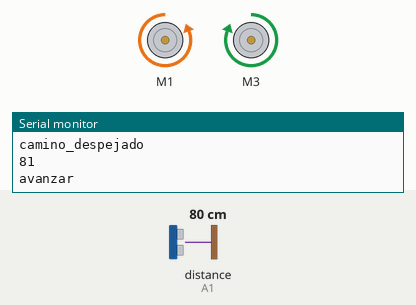
Simulated run of this sketch. Board: Arduino Uno, built with avr-gcc and run on an emulated ATmega328P. On the bench: 2 × DC motor (green arrow = forward, orange = backward, longer = faster), the last lines printed to the serial monitor. Inputs (shaded band) come from the test bench; at power-on: distance to the obstacle (sensor on A1) 80 cm.

Above: at 1.3 s.
1.4 s: distance to the obstacle (sensor on A1) set to 17 cm
2.9 s: distance to the obstacle (sensor on A1) set to 14 cm
At 7.3 s:
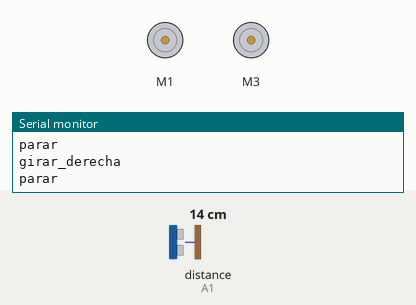
8.0 s: distance to the obstacle (sensor on A1) set to 18 cm
At 10.7 s:
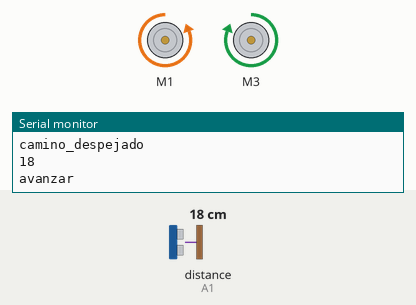
11.0 s: distance to the obstacle (sensor on A1) set to 2 cm
At 12.8 s:
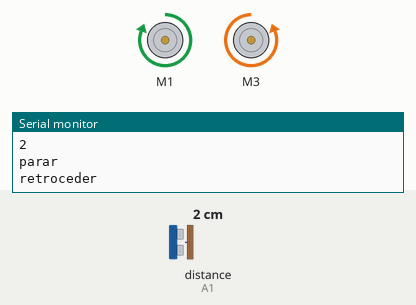
16.0 s: distance to the obstacle (sensor on A1) set to 35 cm
Timing chart, 0 to 19.0 s (numbered marks = the images above; inputs shaded):
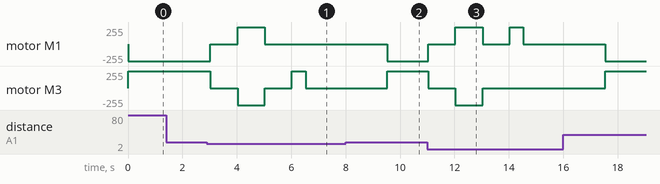

The sketch:

auto.ino
```cpp
// Incluimos las librería
#include <AFMotor.h>
#include <NewPing.h>

int sonar_data = 0; // Esta variable guardara el valor de sensado del ultrasonido.
int mirandoDerecha = false; // Usamos esta variable para recordar en que direccion giro el robot por ultima vez.
int sonar_umbral = 15; // Distancia en centimetros

// Creamos los objetos Motor_izq y Motor_der y selecciona el 'puerto' ('port' en inglés) M1, M2, M3 or M4. En este caso, M1 y M3
AF_DCMotor motor_izq(1);
AF_DCMotor motor_der(3);
NewPing sonar(A0, A1, 200);

void setup() {
  Serial.begin(9600);
  // Definimos la velocidad para los motores
  motor_izq.setSpeed(255);
  motor_der.setSpeed(255);
 // Prendemos los motores
  motor_izq.run(RELEASE);
  motor_der.run(RELEASE);
}

void girar_izquierda(int delayTime) {
  Serial.println("girar_izquierda");
  mirandoDerecha = false; // Actualizamos la variable para recordar que el robot esta mirando a la izquierda,.
  motor_izq.run(FORWARD);
  motor_der.run(RELEASE);
  delay(delayTime);
}

void girar_derecha(int delayTime) {
  Serial.println("girar_derecha");
  mirandoDerecha = true; // Actualizamos la variable para recordar que el robot esta mirando a la derecha,.
  motor_izq.run(RELEASE);
  motor_der.run(FORWARD);
  delay(delayTime);
}

void avanzar(int delayTime) {
  Serial.println("avanzar");
  motor_izq.run(BACKWARD);
  motor_der.run(FORWARD);
  delay(delayTime);
}

void retroceder(int delayTime) {
  Serial.println("retroceder");
  motor_izq.run(FORWARD);
  motor_der.run(BACKWARD);
  delay(delayTime);
}

void parar(int delayTime) {
  Serial.println("parar");
  motor_izq.run(RELEASE);
  motor_der.run(RELEASE);
  delay(delayTime);
}

bool camino_despejado() { // TRUE = camino libre
  Serial.println("camino_despejado");
  sonar_data = sonar.ping_cm();
  Serial.println(sonar_data);
  if (sonar_data > sonar_umbral) {
    return true;
  } else {
    return false;
  }
}

void buscar_salida() {
  Serial.println("buscar_salida");
  retroceder(500);
  if (mirandoDerecha) {
    girar_izquierda(1000);
  } else {
    girar_derecha(1000);
  }
  parar(1000);
  if (!camino_despejado()) {
    buscar_salida();
  }
}

void loop() {
  if (camino_despejado()) {
    avanzar(500);
  } else {
    parar(1000);
    retroceder(1000);
    parar(1000);
    if (mirandoDerecha) {
      girar_izquierda(500);
      parar(1000);
    } else {
      girar_derecha(500);
      parar(1000);
    }
    parar(2000);
  }
}
```

Measured:
- the behaviour switches between 16 and 15 cm on distance to the obstacle (sensor on A1) (found by bisection; images 0 and 1)
- after the input at 2.9 s, motor M1: backward 255/255 → stopped after 0.13 s, → forward 255/255 1.0 s later, → stopped 1.0 s later; motor M3: forward 255/255 → stopped after 0.13 s, → backward 255/255 1.0 s later, → stopped 1.0 s later, → forward 255/255 1.0 s later, … (5 changes in this stretch)
- after the input at 8.0 s, motor M1: stopped → backward 255/255 after 1.5 s; motor M3: stopped → forward 255/255 after 1.5 s
- after the input at 11.0 s, motor M1: goes stopped 1.0 s, forward 255/255 1.0 s, stopped 1.0 s, forward 255/255 0.50 s, then stopped, starting at once; motor M3: forward 255/255 → stopped at once, → backward 255/255 1.0 s later, → stopped 1.0 s later
